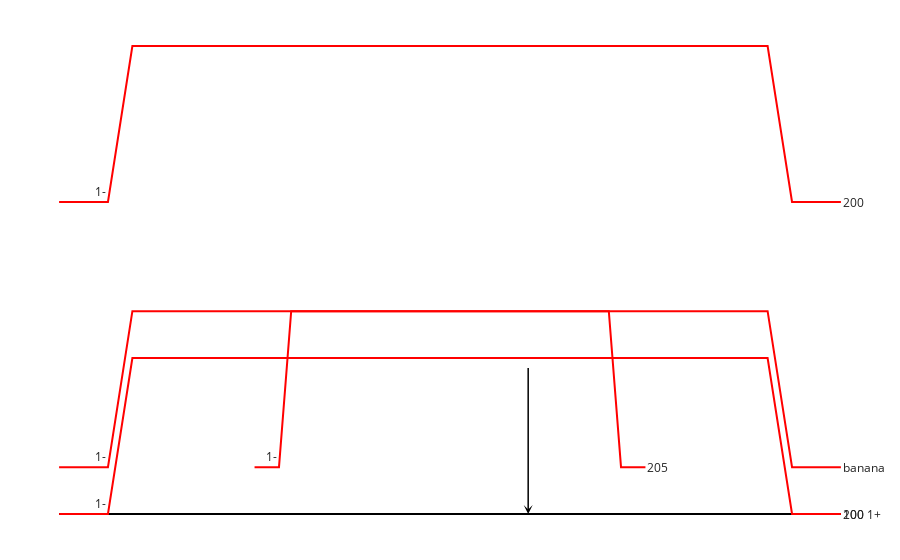

Source (notebook cell):
### Code cell
ij_style = levelstyles["iplatform"]
j_style = levelstyles["platform"]
f_style = levelstyles["flat"]
styles = [ij_style, j_style, f_style]
style1 = levelstyles["flat"](1,1,1,1)
style2 = levelstyles["platform"](1,1,1,1)
x_pos = 1
y_pos = 2



canvas = Canvas()
canvas.add_level(x=0.5,y=100,width=1,height=100,style='flat',name='100',spin='1',parity='+', trace_kw=dict(line=dict(color='black')))
canvas.add_level(x=0.5,y=200,width=1,height=100,style='platform',name='200',spin='1',parity='-', trace_kw=dict(line=dict(color='red')))
canvas.add_level(x=0.5,y=230,width=1,height=100,style='platform',name='banana',spin='1',parity='-', trace_kw=dict(line=dict(color='red')))
canvas.add_level(x=0.5,y=230,width=0.5,height=100,style='platform',name='205',spin='1',parity='-', trace_kw=dict(line=dict(color='red')))
canvas.add_level(x=0.5,y=400,width=1,height=100,style='platform',name='200',spin='1',parity='-', trace_kw=dict(line=dict(color='red')))
canvas.add_transition(px=0.6,
                      py=200,
                      dx=0.6,
                      dy=100,
                      axref='x',
                      xref='x',
                      yref='y',
                      ayref='y',
                      showarrow=True,
                      arrowhead=3,
                      arrowsize=1,
                      arrowwidth=1.5,
                      arrowcolor='black')
canvas.show()

### Figure 1 — Plotly figure (JSON) as saved in the notebook; plotly's stock layout.template omitted (floating-point values rounded to 4 significant figures)
{"data": [{"line": {"color": "black"}, "mode": "lines", "showlegend": false, "type": "scatter", "x": [0, 1], "y": [100, 100]}, {"line": {"color": "red"}, "mode": "lines", "showlegend": false, "type": "scatter", "x": [0, 0.0625, 0.09375, 0.9062, 0.9375, 1], "y": [100, 100, 200, 200, 100, 100]}, {"line": {"color": "red"}, "mode": "lines", "showlegend": false, "type": "scatter", "x": [0, 0.0625, 0.09375, 0.9062, 0.9375, 1], "y": [130, 130, 230, 230, 130, 130]}, {"line": {"color": "red"}, "mode": "lines", "showlegend": false, "type": "scatter", "x": [0.25, 0.2812, 0.2969, 0.7031, 0.7188, 0.75], "y": [130, 130, 230, 230, 130, 130]}, {"line": {"color": "red"}, "mode": "lines", "showlegend": false, "type": "scatter", "x": [0, 0.0625, 0.09375, 0.9062, 0.9375, 1], "y": [300, 300, 400, 400, 300, 300]}], "layout": {"annotations": [{"showarrow": false, "text": "100 1+", "x": 1, "xanchor": "left", "xref": "x", "y": 100, "yanchor": "middle", "yref": "y"}, {"showarrow": false, "text": "200", "x": 1, "xanchor": "left", "xref": "x", "y": 100, "yanchor": "middle", "yref": "y"}, {"showarrow": false, "text": "1-", "x": 0.0625, "xanchor": "right", "xref": "x", "y": 100, "yanchor": "bottom", "yref": "y"}, {"showarrow": false, "text": "banana", "x": 1, "xanchor": "left", "xref": "x", "y": 130, "yanchor": "middle", "yref": "y"}, {"showarrow": false, "text": "1-", "x": 0.0625, "xanchor": "right", "xref": "x", "y": 130, "yanchor": "bottom", "yref": "y"}, {"showarrow": false, "text": "205", "x": 0.75, "xanchor": "left", "xref": "x", "y": 130, "yanchor": "middle", "yref": "y"}, {"showarrow": false, "text": "1-", "x": 0.2812, "xanchor": "right", "xref": "x", "y": 130, "yanchor": "bottom", "yref": "y"}, {"showarrow": false, "text": "200", "x": 1, "xanchor": "left", "xref": "x", "y": 300, "yanchor": "middle", "yref": "y"}, {"showarrow": false, "text": "1-", "x": 0.0625, "xanchor": "right", "xref": "x", "y": 300, "yanchor": "bottom", "yref": "y"}, {"arrowcolor": "black", "arrowhead": 3, "arrowsize": 1, "arrowwidth": 1.5, "ax": 0.6, "axref": "x", "ay": 200, "ayref": "y", "showarrow": true, "x": 0.6, "xref": "x", "y": 100, "yref": "y"}], "margin": {"b": 20, "l": 20, "r": 20, "t": 20}, "xaxis": {"autorange": false, "range": [-0.05, 1.05], "visible": false}, "yaxis": {"visible": false}}}
